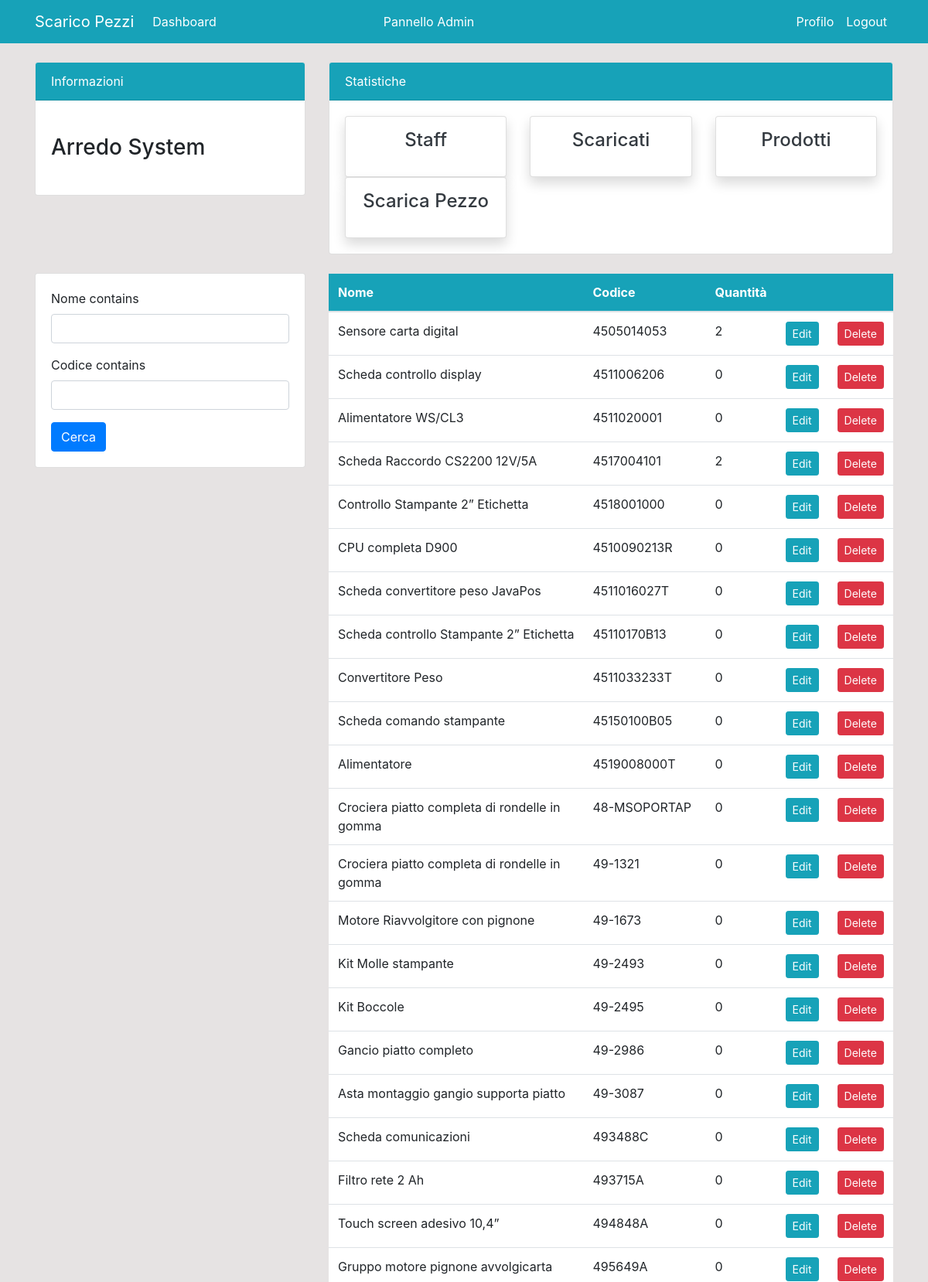
/product/ (signed in, upper part), run on the app's committed database.
### dashboard/models.py (models this page shows, shortened)
class Product(models.Model):
    nome = models.CharField(max_length=100, blank=False, null=True)
    codice = models.CharField(max_length=100, blank=False, unique=True, null=True)
    quantita = models.PositiveIntegerField(null=True)
    class Meta:
        verbose_name_plural = 'Prodotti'

### dashboard/views.py (the view)
# urls.py: path('product/', views.product, name='dashboard-product'),
@login_required
def product(request):
    items = Product.objects.all() #ORM
    myFilter = ProductFilter(request.GET, queryset=items)
    items = myFilter.qs
    if request.method == 'POST':
        form = ProductForm(request.POST)
        if form.is_valid():
            form.save()
            product_name = form.cleaned_data.get('nome')
            messages.success(request, f'{product_name} è stato aggiunto')
            return redirect('dashboard-product')
    else:
        form = ProductForm()
    context = {
        'items': items,
        'form': form,
        'myFilter': myFilter,
    }
    return render(request, 'dashboard/product.html', context)

### dashboard/forms.py
class ProductForm(forms.ModelForm):
    class Meta:
        model = Product
        fields = ['nome', 'quantita', 'codice']

### templates/dashboard/product.html (shortened to what this page needs)
{% extends 'partials/base.html' %}
{% load crispy_forms_tags %}
{% block content %}
{% include 'partials/topnav.html' %}
    <div class="container">
        <div class="row my-4">
            <div class="col-md-4">
                <div class="card card-body">
                    <form method="get">
                    {{myFilter.form | crispy}}
                    <button class="btn btn-primary" type="submit">Cerca</button>
                </div>
            </div>
            <div class="col-md-8">
                <table class="table bg-white">
                    <thead class="bg-info">
                        <tr class="text-white">
                            <th scope="col">Nome</th>
                            <th scope="col">Codice</th>
                            <th scope="col">Quantità</th>
                            {% if user.is_authenticated and user.is_staff and user.is_superuser %}
                            <th scope="col"></th>
                            <th scope="col"></th>
                            {% endif %}
                        </tr>
                    </thead>
                    <tbody>
                        {% for item in items %}
                        <tr>
                            <td>{{ item.nome }}</td>
                            <td>{{ item.codice }}</td>
                            <td>{{ item.quantita }}</td>
                            {% if user.is_authenticated and user.is_staff and user.is_superuser %}
                            <td><a class="btn btn-info btn-sm" href="{% url 'dashboard-product-update' item.id %}">Edit</a></td>
                            <td><a class="btn btn-danger btn-sm" href="{% url 'dashboard-product-delete' item.id %}">Delete</a></td>
                            {% endif %}
                        </tr>
                        {% endfor %}
                    </tbody>
                </table>
            </div>
        </div>
    </div>
{% endblock %}

### static/style.css (style rules this page uses)
body { background: rgb(230, 227, 227); }

### data on the page
Product: nome "Sensore carta digital", codice "4505014053", quantita "2"
Product: nome "Scheda controllo display", codice "4511006206", quantita "0"
Product: nome "Alimentatore WS/CL3", codice "4511020001", quantita "0"
Product: nome "Scheda Raccordo CS2200 12V/5A", codice "4517004101", quantita "2"
Product: nome "Controllo Stampante 2” Etichetta", codice "4518001000", quantita "0"
Product: nome "CPU completa D900", codice "4510090213R", quantita "0"
Product: nome "Scheda convertitore peso JavaPos", codice "4511016027T", quantita "0"
Product: nome "Scheda controllo Stampante 2” Etichetta", codice "45110170B13", quantita "0"
Product: nome "Convertitore Peso", codice "4511033233T", quantita "0"
Product: nome "Scheda comando stampante", codice "45150100B05", quantita "0"
Product: nome "Alimentatore", codice "4519008000T", quantita "0"
Product: nome "Crociera piatto completa di rondelle in gomma", codice "48-MSOPORTAP", quantita "0"
Product: nome "Crociera piatto completa di rondelle in gomma", codice "49-1321", quantita "0"
Product: nome "Motore Riavvolgitore con pignone", codice "49-1673", quantita "0"
Product: nome "Kit Molle stampante", codice "49-2493", quantita "0"
Product: nome "Kit Boccole", codice "49-2495", quantita "0"
Product: nome "Gancio piatto completo", codice "49-2986", quantita "0"
Product: nome "Asta montaggio gangio supporta piatto", codice "49-3087", quantita "0"
Product: nome "Scheda comunicazioni", codice "493488C", quantita "0"
Product: nome "Filtro rete 2 Ah", codice "493715A", quantita "0"
Product: nome "Touch screen adesivo 10,4”", codice "494848A", quantita "0"
Product: nome "Gruppo motore pignone avvolgicarta", codice "495649A", quantita "0"
